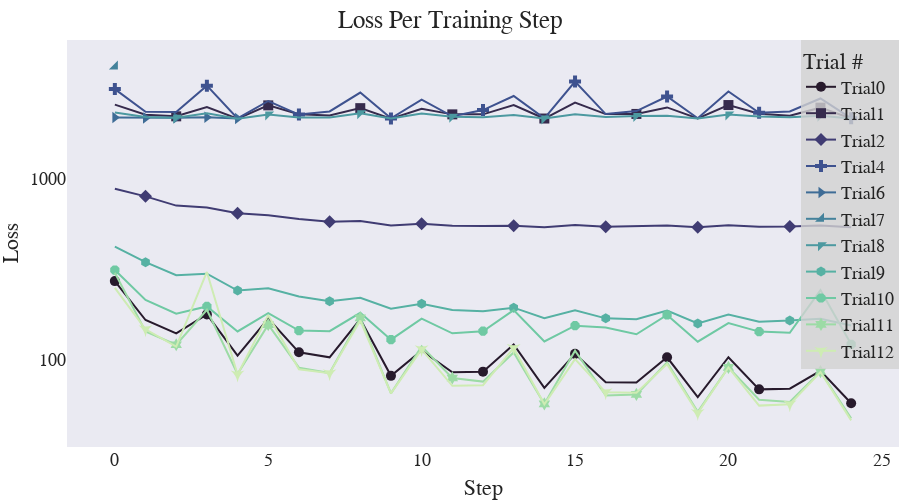

Source (notebook cell):
### Code cell
imp.reload(cplot)
scope = PlotlyScope()

#max_experiments: int to get top x experiments or None for all experiments
#num_steps: only show trials with less than x steps
fig=cplot.get_intermediate_plot(study,max_experiments=11,max_num_steps=30,color_scale=px.colors.sequential.deep_r)
fig.update_layout(
    autosize=False,title_text='Loss Per Training Step',  title_x=0.5, title_y=0.98, yaxis_type="log",
    template="seaborn",
width=900,height=500,
    font_family="Times New Roman",
    font_size=18,
    title_font_family="Times New Roman",
    title_font_size=25,
    margin=dict(l=0, t=40,r=1,  b=1),
    legend_title_text="Trial #",
                  legend=dict(
                      bgcolor='rgba(210,210,210,0.8)',
                  orientation="v",
                yanchor="top",
                y=1,
                xanchor="right",x=1)
    )
fig.update_xaxes(showgrid=False,zeroline=False,)
fig.update_yaxes(showgrid=False,title_text="Loss",dtick=1)



with open("loss_per_training.pdf", "wb") as f:
    f.write(scope.transform(fig, format="pdf", width=1000,height=500,))
fig

### Figure 1 — Plotly figure (JSON) as saved in the notebook; plotly's stock layout.template omitted (floating-point values rounded to 4 significant figures)
{"data": [{"marker": {"color": "rgb(39, 26, 44)", "maxdisplayed": 10, "size": 10, "symbol": 0}, "mode": "lines+markers", "name": "Trial0", "type": "scatter", "x": [0, 1, 2, 3, 4, 5, 6, 7, 8, 9, 10, 11, 12, 13, 14, 15, 16, 17, 18, 19, 20, 21, 22, 23, 24], "y": [272.5, 166.2, 140.1, 178.5, 105.6, 169.3, 110.2, 103.4, 168.1, 81.74, 112.8, 85.5, 86.21, 121.9, 70.12, 108.1, 75.29, 75.07, 103.5, 62.41, 103.6, 68.83, 69.46, 87.07, 57.7]}, {"marker": {"color": "rgb(54, 43, 77)", "maxdisplayed": 10, "size": 10, "symbol": 1}, "mode": "lines+markers", "name": "Trial1", "type": "scatter", "x": [0, 1, 2, 3, 4, 5, 6, 7, 8, 9, 10, 11, 12, 13, 14, 15, 16, 17, 18, 19, 20, 21, 22, 23, 24], "y": [2569.0, 2262.0, 2214.0, 2492.0, 2150.0, 2544.0, 2271.0, 2239.0, 2456.0, 2151.0, 2439.0, 2270.0, 2270.0, 2557.0, 2153.0, 2639.0, 2277.0, 2282.0, 2479.0, 2153.0, 2555.0, 2286.0, 2230.0, 2471.0, 2152.0]}, {"marker": {"color": "rgb(64, 60, 115)", "maxdisplayed": 10, "size": 10, "symbol": 2}, "mode": "lines+markers", "name": "Trial2", "type": "scatter", "x": [0, 1, 2, 3, 4, 5, 6, 7, 8, 9, 10, 11, 12, 13, 14, 15, 16, 17, 18, 19, 20, 21, 22, 23, 24], "y": [881.1, 800.4, 711.7, 695.2, 645.7, 629.6, 600.9, 578.9, 585.3, 553.0, 565.1, 550.0, 549.0, 550.8, 540.4, 556.0, 543.8, 546.1, 551.9, 539.8, 553.5, 543.7, 545.2, 553.0, 539.6]}, {"marker": {"color": "rgb(62, 82, 143)", "maxdisplayed": 10, "size": 10, "symbol": 3}, "mode": "lines+markers", "name": "Trial4", "type": "scatter", "x": [0, 1, 2, 3, 4, 5, 6, 7, 8, 9, 10, 11, 12, 13, 14, 15, 16, 17, 18, 19, 20, 21, 22, 23, 24], "y": [3128.0, 2345.0, 2342.0, 3268.0, 2155.0, 2690.0, 2264.0, 2355.0, 2994.0, 2157.0, 2734.0, 2214.0, 2397.0, 2867.0, 2156.0, 3446.0, 2278.0, 2366.0, 2848.0, 2158.0, 3035.0, 2316.0, 2355.0, 2777.0, 2157.0]}, {"marker": {"color": "rgb(62, 108, 150)", "maxdisplayed": 10, "size": 10, "symbol": 8}, "mode": "lines+markers", "name": "Trial6", "type": "scatter", "x": [0, 1, 2, 3, 4], "y": [2178.0, 2166.0, 2173.0, 2187.0, 2155.0]}, {"marker": {"color": "rgb(68, 130, 155)", "maxdisplayed": 10, "size": 10, "symbol": 10}, "mode": "lines+markers", "name": "Trial7", "type": "scatter", "x": [0], "y": [4165.0]}, {"marker": {"color": "rgb(76, 153, 160)", "maxdisplayed": 10, "size": 10, "symbol": 12}, "mode": "lines+markers", "name": "Trial8", "type": "scatter", "x": [0, 1, 2, 3, 4, 5, 6, 7, 8, 9, 10, 11, 12, 13, 14, 15, 16, 17, 18, 19, 20, 21, 22, 23, 24], "y": [2324.0, 2195.0, 2176.0, 2301.0, 2150.0, 2263.0, 2184.0, 2184.0, 2301.0, 2150.0, 2294.0, 2199.0, 2190.0, 2249.0, 2151.0, 2271.0, 2192.0, 2225.0, 2233.0, 2151.0, 2264.0, 2206.0, 2187.0, 2232.0, 2151.0]}, {"marker": {"color": "rgb(86, 177, 163)", "maxdisplayed": 10, "size": 10, "symbol": 14}, "mode": "lines+markers", "name": "Trial9", "type": "scatter", "x": [0, 1, 2, 3, 4, 5, 6, 7, 8, 9, 10, 11, 12, 13, 14, 15, 16, 17, 18, 19, 20, 21, 22, 23, 24], "y": [422.8, 346.7, 293.5, 299.5, 241.8, 249.0, 223.9, 210.8, 220.3, 191.8, 204.5, 189.0, 185.7, 194.5, 170.3, 188.1, 169.7, 168.0, 187.5, 159.1, 178.4, 162.8, 165.0, 168.8, 154.9]}, {"marker": {"color": "rgb(111, 201, 163)", "maxdisplayed": 10, "size": 10, "symbol": 16}, "mode": "lines+markers", "name": "Trial10", "type": "scatter", "x": [0, 1, 2, 3, 4, 5, 6, 7, 8, 9, 10, 11, 12, 13, 14, 15, 16, 17, 18, 19, 20, 21, 22, 23, 24], "y": [313.8, 214.3, 180.0, 197.5, 143.7, 181.4, 145.2, 144.3, 182.1, 129.5, 169.2, 140.3, 144.2, 188.4, 126.6, 154.6, 151.1, 138.7, 177.2, 126.1, 159.9, 143.4, 141.4, 243.0, 122.1]}, {"marker": {"color": "rgb(156, 219, 165)", "maxdisplayed": 10, "size": 10, "symbol": 18}, "mode": "lines+markers", "name": "Trial11", "type": "scatter", "x": [0, 1, 2, 3, 4, 5, 6, 7, 8, 9, 10, 11, 12, 13, 14, 15, 16, 17, 18, 19, 20, 21, 22, 23, 24], "y": [302.9, 143.9, 121.3, 189.4, 83.71, 156.8, 90.76, 84.64, 170.8, 65.43, 118.8, 79.59, 75.97, 110.1, 57.2, 112.6, 63.76, 64.58, 96.91, 51.74, 91.01, 60.33, 58.69, 86.33, 47.59]}, {"marker": {"color": "rgb(206, 236, 179)", "maxdisplayed": 10, "size": 10, "symbol": 20}, "mode": "lines+markers", "name": "Trial12", "type": "scatter", "x": [0, 1, 2, 3, 4, 5, 6, 7, 8, 9, 10, 11, 12, 13, 14, 15, 16, 17, 18, 19, 20, 21, 22, 23, 24], "y": [250.3, 147.7, 118.4, 306.1, 83.14, 176.8, 88.93, 84.58, 165.0, 65.38, 114.5, 71.98, 72.55, 116.5, 56.9, 101.2, 66.3, 65.96, 94.87, 50.91, 90.91, 55.99, 56.97, 85.76, 46.39]}], "layout": {"autosize": false, "font": {"family": "Times New Roman", "size": 18}, "height": 500, "legend": {"bgcolor": "rgba(210,210,210,0.8)", "orientation": "v", "title": {"text": "Trial #"}, "x": 1, "xanchor": "right", "y": 1, "yanchor": "top"}, "margin": {"b": 1, "l": 0, "r": 1, "t": 40}, "title": {"font": {"family": "Times New Roman", "size": 25}, "text": "Loss Per Training Step", "x": 0.5, "y": 0.98}, "width": 900, "xaxis": {"autorange": true, "range": [-1.561, 25.56], "showgrid": false, "title": {"text": "Step"}, "type": "linear", "zeroline": false}, "yaxis": {"autorange": true, "dtick": 1, "range": [1.519, 3.767], "showgrid": false, "title": {"text": "Loss"}, "type": "log"}}}
